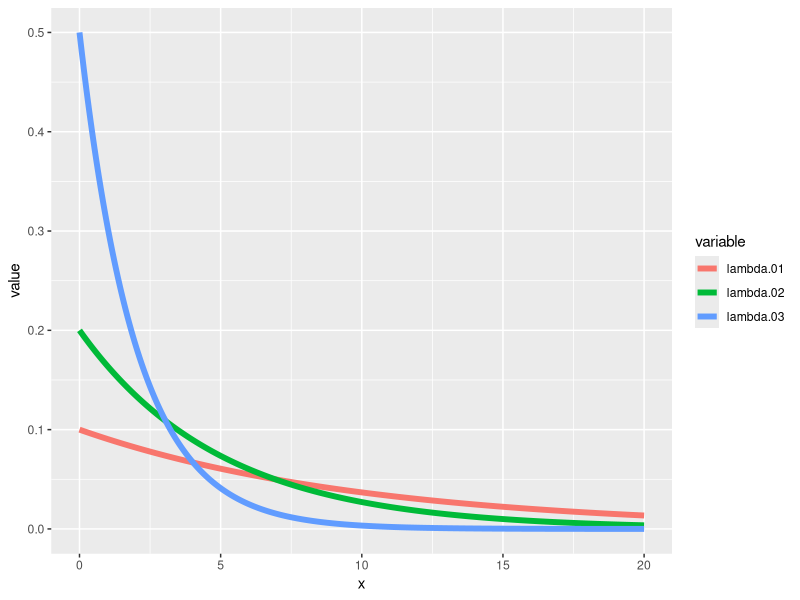
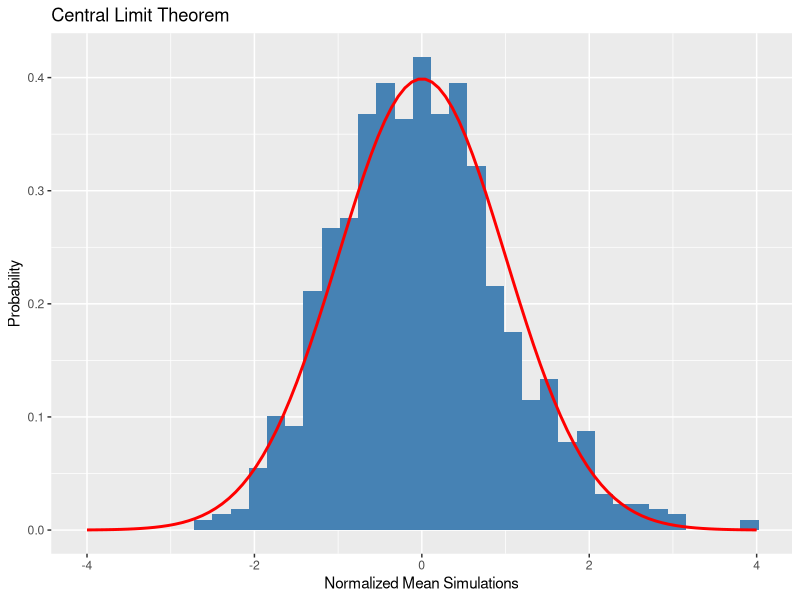
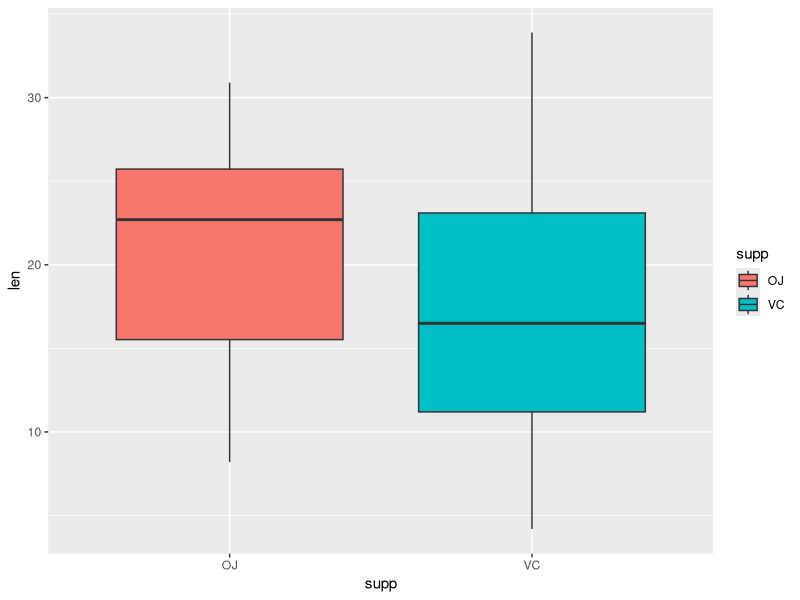

These charts were generated, in order, by the following R code: (Note: this script raises an error after producing the figures.)
## ---- chunk 1
library(knitr)
opts_chunk$set(echo = TRUE, warning = FALSE, message = FALSE)
options(scipen=999, comment = NA)
## ---- chunk 2
library(knitr)
library(ggplot2)
library(dplyr)
library(reshape2)

## ---- chunk 3
x <- seq(0,20,length = 1000)
lambda.01 <- dexp(x,rate = 0.1)
lambda.02 <- dexp(x, rate = 0.2)
lambda.03 <- dexp(x, rate=0.5)
dat <- data.frame(x,lambda.01,lambda.02,lambda.03)
dat <- melt(dat, id.vars = "x")
## ---- chunk 4

g <- ggplot(dat, aes(x = x, y = value,color = variable))
g <- g + geom_line(size = 2)
g
## ---- chunk 5

lambda <- 0.2
n <- 40
sims.mean <- NULL
sims.sd <- NULL
for(i in 1:1000){
    sims <- rexp(n,lambda)
    sims.mean <- c(sims.mean, mean(sims))
    sims.sd <- c(sims.sd , sd(sims))
}
## ---- chunk 6

sims.mean <- (sims.mean - mean(sims.mean))/sd(sims.mean)
x <- seq(-4,4, length = 100)
hx <- dnorm(x)
g <- ggplot(data.frame(x = sims.mean), aes(x = x))
g + geom_histogram(aes(y = ..density.. ,fill = I("steelblue")), binwidth = density(sims.mean)$bw) + 
    geom_line(data = data.frame(x=x,hx=hx),aes(x=x,y=hx), col = "red", size = 1) + 
    labs(x = "Normalized Mean Simulations", y = "Probability", title ="Central Limit Theorem")

## ---- chunk 7

data("ToothGrowth")
str(ToothGrowth)

## ---- chunk 8
summary(ToothGrowth)
## ---- chunk 9
aggregate(len ~ dose, ToothGrowth, mean)
g <- ggplot(data = ToothGrowth, aes(x = supp, y = len, fill = supp))
g + geom_boxplot()
## ---- chunk 10
t.output <- t.test(len ~ supp , data = ToothGrowth, paired = FALSE, var.equal = FALSE)
t.output$p.value
## ---- chunk 11
sub1 <- ToothGrowth[ToothGrowth$dose == 0.5 | ToothGrowth$dose == 1,]
sub2 <- ToothGrowth[ToothGrowth$dose == 1 | ToothGrowth$dose == 2,]

res1 <- t.test(len~dose, data = sub1, paired = FALSE, var.equal = FALSE)
res2 <- t.test(len~dose, data = sub2, paired = FALSE, var.equal = FALSE)


